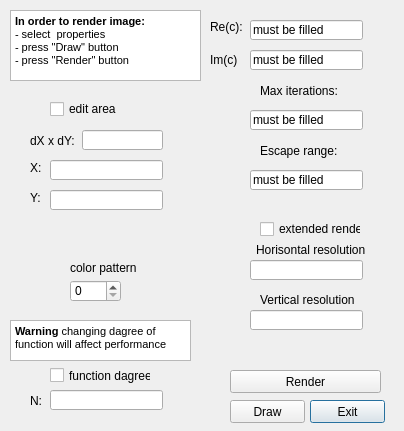
<?xml version="1.0" encoding="UTF-8"?>
<ui version="4.0">
 <class>advJulia</class>
 <widget class="QDialog" name="advJulia">
  <property name="geometry">
   <rect>
    <x>0</x>
    <y>0</y>
    <width>404</width>
    <height>431</height>
   </rect>
  </property>
  <property name="windowTitle">
   <string>Advanced Julia's Set settings</string>
  </property>
  <widget class="QLineEdit" name="reLineEdit">
   <property name="geometry">
    <rect>
     <x>250</x>
     <y>20</y>
     <width>113</width>
     <height>20</height>
    </rect>
   </property>
   <property name="text">
    <string>must be filled</string>
   </property>
  </widget>
  <widget class="QPushButton" name="exitButton">
   <property name="geometry">
    <rect>
     <x>310</x>
     <y>400</y>
     <width>75</width>
     <height>23</height>
    </rect>
   </property>
   <property name="text">
    <string>Exit</string>
   </property>
  </widget>
  <widget class="QLabel" name="minX">
   <property name="geometry">
    <rect>
     <x>30</x>
     <y>130</y>
     <width>101</width>
     <height>21</height>
    </rect>
   </property>
   <property name="text">
    <string>dX x dY:</string>
   </property>
  </widget>
  <widget class="QLineEdit" name="lineEdit_2">
   <property name="geometry">
    <rect>
     <x>50</x>
     <y>390</y>
     <width>113</width>
     <height>20</height>
    </rect>
   </property>
   <property name="text">
    <string/>
   </property>
  </widget>
  <widget class="QTextBrowser" name="textBrowser">
   <property name="geometry">
    <rect>
     <x>10</x>
     <y>10</y>
     <width>191</width>
     <height>71</height>
    </rect>
   </property>
   <property name="html">
    <string>&lt;!DOCTYPE HTML PUBLIC &quot;-//W3C//DTD HTML 4.0//EN&quot; &quot;http://www.w3.org/TR/REC-html40/strict.dtd&quot;&gt;
&lt;html&gt;&lt;head&gt;&lt;meta name=&quot;qrichtext&quot; content=&quot;1&quot; /&gt;&lt;style type=&quot;text/css&quot;&gt;
p, li { white-space: pre-wrap; }
&lt;/style&gt;&lt;/head&gt;&lt;body style=&quot; font-family:'MS Shell Dlg 2'; font-size:8.25pt; font-weight:400; font-style:normal;&quot;&gt;
&lt;p style=&quot; margin-top:0px; margin-bottom:0px; margin-left:0px; margin-right:0px; -qt-block-indent:0; text-indent:0px;&quot;&gt;&lt;span style=&quot; font-family:'MS Shell Dlg 2'; font-weight:600;&quot;&gt;In order to render image:&lt;/span&gt;&lt;/p&gt;
&lt;p style=&quot; margin-top:0px; margin-bottom:0px; margin-left:0px; margin-right:0px; -qt-block-indent:0; text-indent:0px;&quot;&gt;&lt;span style=&quot; font-family:'MS Shell Dlg 2';&quot;&gt;- select  properties&lt;/span&gt;&lt;/p&gt;
&lt;p style=&quot; margin-top:0px; margin-bottom:0px; margin-left:0px; margin-right:0px; -qt-block-indent:0; text-indent:0px;&quot;&gt;&lt;span style=&quot; font-family:'MS Shell Dlg 2';&quot;&gt;- press &amp;quot;Draw&amp;quot; button&lt;/span&gt;&lt;/p&gt;
&lt;p style=&quot; margin-top:0px; margin-bottom:0px; margin-left:0px; margin-right:0px; -qt-block-indent:0; text-indent:0px;&quot;&gt;&lt;span style=&quot; font-family:'MS Shell Dlg 2';&quot;&gt;- press &amp;quot;Render&amp;quot; button&lt;/span&gt;&lt;/p&gt;&lt;/body&gt;&lt;/html&gt;</string>
   </property>
  </widget>
  <widget class="QTextBrowser" name="textBrowser_2">
   <property name="geometry">
    <rect>
     <x>10</x>
     <y>320</y>
     <width>181</width>
     <height>41</height>
    </rect>
   </property>
   <property name="html">
    <string>&lt;!DOCTYPE HTML PUBLIC &quot;-//W3C//DTD HTML 4.0//EN&quot; &quot;http://www.w3.org/TR/REC-html40/strict.dtd&quot;&gt;
&lt;html&gt;&lt;head&gt;&lt;meta name=&quot;qrichtext&quot; content=&quot;1&quot; /&gt;&lt;style type=&quot;text/css&quot;&gt;
p, li { white-space: pre-wrap; }
&lt;/style&gt;&lt;/head&gt;&lt;body style=&quot; font-family:'MS Shell Dlg 2'; font-size:8.25pt; font-weight:400; font-style:normal;&quot;&gt;
&lt;p style=&quot; margin-top:0px; margin-bottom:0px; margin-left:0px; margin-right:0px; -qt-block-indent:0; text-indent:0px;&quot;&gt;&lt;span style=&quot; font-family:'MS Shell Dlg 2'; font-weight:600;&quot;&gt;Warning &lt;/span&gt;&lt;span style=&quot; font-family:'MS Shell Dlg 2';&quot;&gt;changing dagree of function will affect performance&lt;/span&gt;&lt;/p&gt;&lt;/body&gt;&lt;/html&gt;</string>
   </property>
  </widget>
  <widget class="QLineEdit" name="maxYLineEdit">
   <property name="geometry">
    <rect>
     <x>50</x>
     <y>190</y>
     <width>113</width>
     <height>20</height>
    </rect>
   </property>
   <property name="text">
    <string/>
   </property>
  </widget>
  <widget class="QLabel" name="label">
   <property name="geometry">
    <rect>
     <x>260</x>
     <y>80</y>
     <width>91</width>
     <height>21</height>
    </rect>
   </property>
   <property name="text">
    <string>Max iterations:</string>
   </property>
  </widget>
  <widget class="QLineEdit" name="lineEdit">
   <property name="geometry">
    <rect>
     <x>250</x>
     <y>50</y>
     <width>113</width>
     <height>20</height>
    </rect>
   </property>
   <property name="text">
    <string>must be filled</string>
   </property>
  </widget>
  <widget class="QLineEdit" name="maxXLineEdit">
   <property name="geometry">
    <rect>
     <x>50</x>
     <y>160</y>
     <width>113</width>
     <height>20</height>
    </rect>
   </property>
   <property name="text">
    <string/>
   </property>
  </widget>
  <widget class="QLabel" name="reLabel">
   <property name="geometry">
    <rect>
     <x>210</x>
     <y>20</y>
     <width>47</width>
     <height>14</height>
    </rect>
   </property>
   <property name="text">
    <string>Re(c):</string>
   </property>
  </widget>
  <widget class="QPushButton" name="drawButton">
   <property name="geometry">
    <rect>
     <x>230</x>
     <y>400</y>
     <width>75</width>
     <height>23</height>
    </rect>
   </property>
   <property name="text">
    <string>Draw</string>
   </property>
  </widget>
  <widget class="QLineEdit" name="maxIterationsLineEdit">
   <property name="geometry">
    <rect>
     <x>250</x>
     <y>110</y>
     <width>113</width>
     <height>20</height>
    </rect>
   </property>
   <property name="text">
    <string>must be filled</string>
   </property>
  </widget>
  <widget class="QLabel" name="maxX">
   <property name="geometry">
    <rect>
     <x>30</x>
     <y>160</y>
     <width>47</width>
     <height>16</height>
    </rect>
   </property>
   <property name="text">
    <string>X:</string>
   </property>
  </widget>
  <widget class="QLineEdit" name="minXLineEdit">
   <property name="geometry">
    <rect>
     <x>82</x>
     <y>130</y>
     <width>81</width>
     <height>20</height>
    </rect>
   </property>
   <property name="text">
    <string/>
   </property>
  </widget>
  <widget class="QCheckBox" name="nFunctionCheckBox">
   <property name="geometry">
    <rect>
     <x>50</x>
     <y>360</y>
     <width>101</width>
     <height>31</height>
    </rect>
   </property>
   <property name="text">
    <string>function dagree</string>
   </property>
  </widget>
  <widget class="QLabel" name="maxY">
   <property name="geometry">
    <rect>
     <x>30</x>
     <y>190</y>
     <width>47</width>
     <height>16</height>
    </rect>
   </property>
   <property name="text">
    <string>Y:</string>
   </property>
  </widget>
  <widget class="QLabel" name="nLabel">
   <property name="geometry">
    <rect>
     <x>30</x>
     <y>390</y>
     <width>21</width>
     <height>21</height>
    </rect>
   </property>
   <property name="text">
    <string>N:</string>
   </property>
  </widget>
  <widget class="QLabel" name="imLabel">
   <property name="geometry">
    <rect>
     <x>210</x>
     <y>50</y>
     <width>51</width>
     <height>20</height>
    </rect>
   </property>
   <property name="text">
    <string>Im(c)</string>
   </property>
  </widget>
  <widget class="QLineEdit" name="maxIterationsLineEdit_2">
   <property name="geometry">
    <rect>
     <x>250</x>
     <y>170</y>
     <width>113</width>
     <height>20</height>
    </rect>
   </property>
   <property name="text">
    <string>must be filled</string>
   </property>
  </widget>
  <widget class="QLabel" name="escLabel">
   <property name="geometry">
    <rect>
     <x>260</x>
     <y>140</y>
     <width>91</width>
     <height>21</height>
    </rect>
   </property>
   <property name="text">
    <string>Escape range:</string>
   </property>
  </widget>
  <widget class="QCheckBox" name="checkBox">
   <property name="geometry">
    <rect>
     <x>50</x>
     <y>100</y>
     <width>70</width>
     <height>18</height>
    </rect>
   </property>
   <property name="text">
    <string>edit area</string>
   </property>
  </widget>
  <widget class="QSpinBox" name="spinBox">
   <property name="geometry">
    <rect>
     <x>70</x>
     <y>280</y>
     <width>51</width>
     <height>22</height>
    </rect>
   </property>
   <property name="maximum">
    <number>5</number>
   </property>
  </widget>
  <widget class="QCheckBox" name="extendedRenderCheckBox">
   <property name="geometry">
    <rect>
     <x>260</x>
     <y>220</y>
     <width>101</width>
     <height>18</height>
    </rect>
   </property>
   <property name="text">
    <string>extended render</string>
   </property>
  </widget>
  <widget class="QLabel" name="label_2">
   <property name="geometry">
    <rect>
     <x>70</x>
     <y>260</y>
     <width>91</width>
     <height>16</height>
    </rect>
   </property>
   <property name="text">
    <string>color pattern</string>
   </property>
  </widget>
  <widget class="QLabel" name="label_3">
   <property name="geometry">
    <rect>
     <x>256</x>
     <y>239</y>
     <width>111</width>
     <height>21</height>
    </rect>
   </property>
   <property name="text">
    <string>Horisontal resolution</string>
   </property>
  </widget>
  <widget class="QLabel" name="label_4">
   <property name="geometry">
    <rect>
     <x>260</x>
     <y>290</y>
     <width>111</width>
     <height>20</height>
    </rect>
   </property>
   <property name="text">
    <string>Vertical resolution</string>
   </property>
  </widget>
  <widget class="QLineEdit" name="horisontalRes">
   <property name="geometry">
    <rect>
     <x>250</x>
     <y>260</y>
     <width>113</width>
     <height>20</height>
    </rect>
   </property>
   <property name="text">
    <string/>
   </property>
  </widget>
  <widget class="QLineEdit" name="verticalRes">
   <property name="geometry">
    <rect>
     <x>250</x>
     <y>310</y>
     <width>113</width>
     <height>20</height>
    </rect>
   </property>
   <property name="text">
    <string/>
   </property>
  </widget>
  <widget class="QPushButton" name="pushButton">
   <property name="geometry">
    <rect>
     <x>230</x>
     <y>370</y>
     <width>151</width>
     <height>23</height>
    </rect>
   </property>
   <property name="text">
    <string>Render</string>
   </property>
  </widget>
 </widget>
 <tabstops>
  <tabstop>drawButton</tabstop>
  <tabstop>pushButton</tabstop>
  <tabstop>exitButton</tabstop>
  <tabstop>textBrowser_2</tabstop>
  <tabstop>maxYLineEdit</tabstop>
  <tabstop>lineEdit</tabstop>
  <tabstop>maxXLineEdit</tabstop>
  <tabstop>lineEdit_2</tabstop>
  <tabstop>maxIterationsLineEdit</tabstop>
  <tabstop>minXLineEdit</tabstop>
  <tabstop>nFunctionCheckBox</tabstop>
  <tabstop>maxIterationsLineEdit_2</tabstop>
  <tabstop>checkBox</tabstop>
  <tabstop>spinBox</tabstop>
  <tabstop>extendedRenderCheckBox</tabstop>
  <tabstop>horisontalRes</tabstop>
  <tabstop>verticalRes</tabstop>
  <tabstop>textBrowser</tabstop>
  <tabstop>reLineEdit</tabstop>
 </tabstops>
 <resources/>
 <connections>
  <connection>
   <sender>exitButton</sender>
   <signal>clicked()</signal>
   <receiver>advJulia</receiver>
   <slot>close()</slot>
   <hints>
    <hint type="sourcelabel">
     <x>373</x>
     <y>417</y>
    </hint>
    <hint type="destinationlabel">
     <x>387</x>
     <y>346</y>
    </hint>
   </hints>
  </connection>
 </connections>
</ui>
